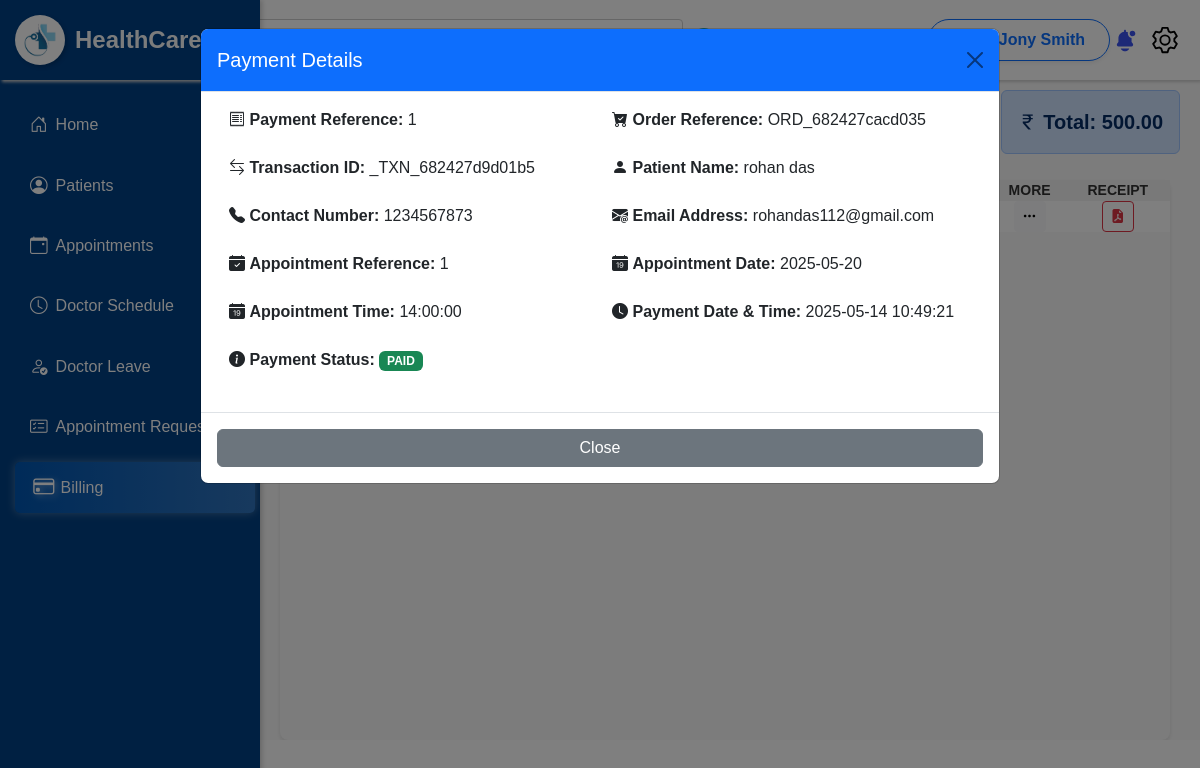
The page /Healthcare_manage/doctor/Payment.php?payid=1 (signed in) on the database its author committed.
### tables this page shows
CREATE TABLE `doctors` (
  `doctor_id` int(5) NOT NULL,
  `doctor_name` varchar(50) NOT NULL,
  `specilization` varchar(100) NOT NULL,
  `consultancy_fee` decimal(5,0) NOT NULL,
  `dob` date NOT NULL,
  `gender` varchar(50) NOT NULL,
  `address` varchar(255) NOT NULL,
  `email` varchar(255) NOT NULL,
  `contact` decimal(10,0) NOT NULL,
  `username` varchar(50) NOT NULL,
  `password` varchar(255) NOT NULL,
  `photo` varchar(255) NOT NULL,
  `status` varchar(50) NOT NULL DEFAULT 'Active',
  `create_at` datetime NOT NULL DEFAULT current_timestamp()
);

CREATE TABLE `payments` (
  `payment_id` int(11) NOT NULL,
  `order_id` varchar(50) NOT NULL,
  `transection_id` varchar(50) NOT NULL,
  `patient_id` int(11) NOT NULL,
  `amount` decimal(50,0) NOT NULL,
  `status` varchar(15) NOT NULL,
  `create_at` datetime NOT NULL DEFAULT current_timestamp()
);

CREATE TABLE `appointments` (
  `appoint_id` int(5) NOT NULL,
  `patient_id` int(5) NOT NULL,
  `doctor_id` int(5) NOT NULL,
  `payment_id` int(11) NOT NULL,
  `appointment_date` date NOT NULL,
  `appointment_time` time NOT NULL,
  `reason` varchar(300) NOT NULL,
  `status` varchar(10) NOT NULL DEFAULT 'Approve',
  `create_at` datetime NOT NULL DEFAULT current_timestamp()
);

CREATE TABLE `patients` (
  `patient_id` int(5) NOT NULL,
  `patient_name` varchar(100) NOT NULL,
  `gender` varchar(10) NOT NULL,
  `dob` date NOT NULL,
  `email` varchar(255) NOT NULL,
  `contact` decimal(10,0) NOT NULL,
  `username` varchar(100) NOT NULL,
  `password` varchar(255) NOT NULL,
  `status` varchar(50) NOT NULL DEFAULT 'Active',
  `create_at` datetime NOT NULL DEFAULT current_timestamp()
);

### Healthcare_manage/doctor/Payment.php (the view, shortened to what this page needs)
<?php
$conn = connection();
$doctor_username = $_SESSION['doctor'];
$Q1 = mysqli_query($conn, "SELECT * FROM doctors WHERE username='$doctor_username'");
$doctor = mysqli_fetch_assoc($Q1);
$doctor_id = $doctor["doctor_id"];
$query1 = mysqli_query($conn, "
    SELECT p.payment_id, p.order_id, p.amount, p.status, p.create_at, pat.patient_name, p.transection_id
    FROM payments p
    JOIN appointments a ON p.payment_id = a.payment_id
    JOIN patients pat ON a.patient_id = pat.patient_id
    WHERE a.doctor_id = $doctor_id
");
$Q = mysqli_query($conn, "
    SELECT SUM(p.amount) AS total_amount
    FROM payments p
    JOIN appointments a ON p.payment_id = a.payment_id
    WHERE a.doctor_id = $doctor_id
");
$amount = mysqli_fetch_assoc($Q);
$totalAmount = $amount['total_amount'];
if (isset($_REQUEST["payid"])) {
    $payid = $_REQUEST["payid"];
    $query = mysqli_query($conn, "SELECT
            p.payment_id, p.order_id, p.transection_id, p.amount, p.status AS payment_status,p.create_at,
            a.appoint_id, a.appointment_date,a.appointment_time, a.doctor_id,
            d.doctor_name, d.specilization,
            pt.patient_id, pt.patient_name, pt.email,pt.contact
          FROM payments p
          JOIN appointments a ON p.payment_id = a.payment_id
          JOIN patients pt ON a.patient_id = pt.patient_id
          JOIN doctors d ON a.doctor_id = d.doctor_id
          WHERE p.payment_id = $payid");
    $details = mysqli_fetch_assoc($query);
}
?>
<!DOCTYPE html>
<html lang="en">
<head>
    <link rel="stylesheet" href="./style/Payment.css">
    <link rel="stylesheet" href="https://cdn.datatables.net/1.11.5/css/jquery.dataTables.min.css" />
    <link rel="stylesheet" href="https://cdn.datatables.net/2.2.2/css/dataTables.dataTables.css" />
    <link href="https://cdn.jsdelivr.net/npm/bootstrap@5.3.3/dist/css/bootstrap.min.css" rel="stylesheet">
    <link rel="stylesheet" href="https://cdn.jsdelivr.net/npm/bootstrap-icons/font/bootstrap-icons.css">
</head>
<body>
    <?php
    include_once("./Navbar.php");
    include_once("./admin_header.php");
    ?>
    <div class="content">
        <div class="header-list">
            <div class="left pt-4">
                <h4 class="fw-bold"> Doctor's Payments </h4>
                <p style="margin-top:10px;"><a href="./Dashboard.php"> HealthCare </a> > <span> Payments </span></p>
            </div>
            <div class="right">
                <div class="alert alert-primary text-center fw-bold fs-5" role="alert">
                    <i class="bi bi-currency-rupee"></i> Total: <?php echo number_format($totalAmount, 2); ?>
                </div>
            </div>
        </div>
        <div class="container">
            <div class="table-container">
                <table id="myTable" class="nowrap">
                    <thead>
                        <tr>
                            <th class="text-center">#</th>
                            <th class="text-center">Order ID</th>
                            <th class="text-center">Patient</th>
                            <th class="text-center">Amount (&#8377;)</th>
                            <th class="text-center">Payment Status</th>
                            <th class="text-center">More</th>
                            <th class="text-center">Receipt</th>
                        </tr>
                    </thead>
                    <tbody>
                        <?php while ($payment = mysqli_fetch_assoc($query1)) { ?>
                            <tr>
                                <td><?php echo $payment['payment_id'] ?></td>
                                <td><?php echo $payment['order_id'] ?></td>
                                <td><?php echo $payment['patient_name'] ?></td>
                                <td><?php echo $payment['amount'] ?></td>
                                <td class="text-center">
                                    <?php if ($payment["status"] == "PAID") { ?>
                                        <div class="badge bg-success">Success</div>
                                    <?php } else { ?>
                                        <div class="badge bg-danger">Failed</div>
                                    <?php } ?>
                                </td>
                                <td>
                                    <a href="?payid=<?php echo $payment["payment_id"]; ?>" name="edit">
                                        <button type="button" class="btn btn-light btn-sm" data-bs-toggle="modal"
                                            data-bs-target="#exampleModal">
                                            <i class="bi bi-three-dots"></i>
                                        </button>
                                    </a>
                                </td>
                                <td class="text-center">
                                    <button class="btn btn-outline-danger btn-sm pdf-btn" title="Download PDF"
                                        data-txnid="<?php echo $payment['transection_id']; ?>"
                                        data-pay-date="<?php echo $payment['create_at']; ?>">
                                        <i class="bi bi-file-earmark-pdf-fill"></i>
                                    </button>
                                </td>
                            </tr>
                        <?php } ?>
                    </tbody>
                </table>
            </div>
        </div>
    </div>
    <div class="modal fade" id="exampleModal" tabindex="-1" aria-labelledby="exampleModalLabel" aria-hidden="true">
        <div class="modal-dialog modal-lg">
            <div class="modal-content">
                <div class="modal-header bg-primary text-white">
                    <h5 class="modal-title"><i class="fas fa-info-circle"></i> Payment Details</h5>
                    <button type="button" class="btn-close" data-bs-dismiss="modal" aria-label="Close"></button>
                </div>
                <div class="modal-body">
                    <div class="container">
                        <div class="row">
                            <div class="col-md-6 mb-2">
                                <p><i class="bi bi-receipt"></i> <strong>Payment Reference:</strong>
                                    <?php echo $details["payment_id"]; ?></p>
                            </div>
                            <div class="col-md-6 mb-2">
                                <p><i class="bi bi-cart-check-fill"></i> <strong>Order Reference:</strong>
                                    <?php echo $details["order_id"]; ?></p>
                            </div>
                            <div class="col-md-6 mb-2">
                                <p><i class="bi bi-arrow-left-right"></i> <strong>Transaction ID:</strong>
                                    <?php echo $details["transection_id"]; ?></p>
                            </div>
                            <div class="col-md-6 mb-2">
                                <p><i class="bi bi-person-fill"></i> <strong>Patient Name:</strong>
                                    <?php echo $details["patient_name"]; ?></p>
                            </div>
                            <div class="col-md-6 mb-2">
                                <p><i class="bi bi-telephone-fill"></i> <strong>Contact Number:</strong>
                                    <?php echo $details["contact"]; ?></p>
                            </div>
                            <div class="col-md-6 mb-2">
                                <p><i class="bi bi-envelope-at-fill"></i> <strong>Email Address:</strong>
                                    <?php echo $details["email"]; ?></p>
                            </div>
                            <div class="col-md-6 mb-2">
                                <p><i class="bi bi-calendar-check-fill"></i> <strong>Appointment Reference:</strong>
                                    <?php echo $details["appoint_id"]; ?></p>
                            </div>
                            <div class="col-md-6 mb-2">
                                <p><i class="bi bi-calendar-date-fill"></i> <strong>Appointment Date:</strong>
                                    <?php echo $details["appointment_date"]; ?></p>
                            </div>
                            <div class="col-md-6 mb-2">
                                <p><i class="bi bi-calendar-date-fill"></i> <strong>Appointment Time:</strong>
                                    <?php echo $details["appointment_time"]; ?></p>
                            </div>
                            <div class="col-md-6 mb-2">
                                <p><i class="bi bi-clock-fill"></i> <strong>Payment Date & Time:</strong>
                                    <?php echo $details["create_at"]; ?></p>
                            </div>
                            <div class="col-md-6 mb-2">
                                <p><i class="bi bi-info-circle-fill"></i> <strong>Payment Status:</strong>
                                    <span
                                        class="badge bg-<?php echo ($details["payment_status"] == 'PAID') ? 'success' : 'danger'; ?>">
                                        <?php echo $details["payment_status"]; ?>
                                    </span>
                                </p>
                            </div>
                        </div>
                    </div>
                </div>
                <div class="modal-footer">
                    <button type="button" class="btn btn-secondary w-100" data-bs-dismiss="modal">Close</button>
                </div>
            </div>
        </div>
    </div>
</body>
</html>

### Healthcare_manage/doctor/admin_header.php (shortened to what this page needs)
<?php
$conn = connection();
$duname = $_SESSION['doctor'];
$query2 = mysqli_query($conn, "SELECT * FROM doctors where username='$duname'");
$doctor = mysqli_fetch_assoc($query2);
?>
<!DOCTYPE html>
<html lang="en">
<head>
</head>
<body>
    <div class="box">
        <div class="search-container">
        </div>
        <div class="d-flex align-items-center">
            <a class="btn btn-outline-primary d-flex align-items-center px-4 py-2 rounded-pill shadow-sm fw-bold">
                <span><?= $doctor["doctor_name"] ?></span>
            </a>
        </div>
        <div class="icons">
            <img src="./../assets/images/notification.svg" alt="Notification" class="icon" id="notification">
            <img src="./../assets/images/setting.svg" alt="Settings" class="icon" id="setting">
        </div>
    </div>
</body>
</html>

### Healthcare_manage/doctor/style/Payment.css (style rules this page uses)
.content { margin-left: 250px; padding: 0 10px; overflow-x: hidden; background-color: #f9f9f9; }
.header-list { height: 10vh; width: 100%; display: flex; align-items: center; justify-content: space-between; padding: 50px 10px; }
.left, .right { align-items: center; }
.left { flex-grow: 1; padding: 10px; }
.left a { text-decoration: none; color: #333; }
.left span { color: #0063cc; }
.right { display: flex; align-items: center; gap: 10px; }
.content .container { min-height: 70vh; width: 100%; padding: 0px 20px; border-radius: 8px; display: flex; }
.table-container { width: 100%; border-radius: 8px; box-shadow: 0 2px 4px rgba(0, 0, 0, 0.1); background-color: #f8f8f8; }
table { min-width: 100%; border-collapse: collapse; background-color: #fff; }
thead { background-color: #f2f2f2; }
th, td { text-align: center; font-size: 14px; }
th { text-transform: uppercase; color: #333; background-color: #f2f2f2; }

### Healthcare_manage/doctor/style/Navbar.css (style rules this page uses)
* { margin: 0; padding: 0; box-sizing: border-box; font-family: Arial, sans-serif; }

### Healthcare_manage/doctor/admin_header.php (style rules this page uses)
.box { width: 100%; display: flex; justify-content: center; align-items: center; padding: 0 20px; background-color: #fff; height: 10vh; box-shadow: 2px 2px 3px rgb(206, 206, 206); }
.search-container { height: 100%; width: 100%; display: flex; justify-content: center; align-items: center; flex: 1; gap: 10px; min-width: 280px; }
.icons { height: 100%; display: flex; justify-content: space-around; align-items: center; gap: 10px; flex-shrink: 0; }
.icon { width: 30px; height: 30px; cursor: pointer; }
.box { position: sticky; top: 0; z-index: 1; }

### rows shown on the page
doctors: doctor_name "Dr Jony Smith"
appointments: payment.payment_id "1", payment.order_id "ORD_682427cacd035", payment.transection_id "_TXN_682427d9d01b5", patient.patient_name "rohan das", patient.contact "1234567873", patient.email "rohandas112@gmail.com", appoint_id "1", appointment_date "2025-05-20", appointment_time "14:00:00", payment.create_at "2025-05-14 10:49:21", payment.status "PAID"

### other values the page prints
$totalAmount "500.00"
